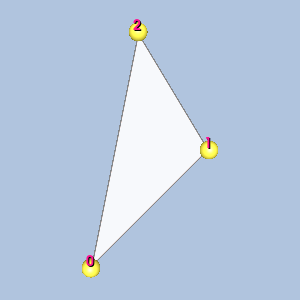

This figure's Python source:
#!/usr/bin/env python

# Render a single triangle linear cell with vertex-ordering labels and
# gold sphere glyphs at the vertices.

# Factory overrides: importing these modules registers the OpenGL rendering
# and interaction style implementations for vtkRenderingCore factory classes.
import vtkmodules.vtkInteractionStyle  # noqa: F401
import vtkmodules.vtkRenderingOpenGL2  # noqa: F401
# VTK pipeline classes used in this example
from vtkmodules.vtkCommonCore import vtkPoints
from vtkmodules.vtkCommonDataModel import (
    vtkTriangle,
    vtkUnstructuredGrid,
)
from vtkmodules.vtkFiltersSources import vtkSphereSource
from vtkmodules.vtkRenderingCore import (
    vtkActor,
    vtkActor2D,
    vtkDataSetMapper,
    vtkGlyph3DMapper,
    vtkProperty,
    vtkRenderWindow,
    vtkRenderWindowInteractor,
    vtkRenderer,
    vtkTextProperty,
)
from vtkmodules.vtkRenderingLabel import vtkLabeledDataMapper

# Colors (normalized RGB)
dark_salmon_rgb = (0.914, 0.588, 0.478)
seashell_rgb = (1.0, 0.961, 0.933)
gold_rgb = (1.0, 0.843, 0.0)
yellow_rgb = (1.0, 1.0, 0.0)
deep_pink_rgb = (1.0, 0.078, 0.576)
background_rgb = (0.690, 0.769, 0.871)

# Cell: Triangle
points = vtkPoints()
points.InsertNextPoint(0, 0, 0)
points.InsertNextPoint(0.5, 0.5, 0)
points.InsertNextPoint(0.2, 1, 0)
cell = vtkTriangle()
for i in range(3):
    cell.GetPointIds().SetId(i, i)

# Unstructured grid
grid = vtkUnstructuredGrid()
grid.SetPoints(points)
grid.InsertNextCell(cell.GetCellType(), cell.GetPointIds())

# Center the cell at the origin
bounds = grid.GetBounds()
pts = grid.GetPoints()
new_pts = vtkPoints()
new_pts.SetNumberOfPoints(pts.GetNumberOfPoints())
for i in range(pts.GetNumberOfPoints()):
    px, py, pz = pts.GetPoint(i)
    new_pts.SetPoint(i, px - (bounds[0] + bounds[1]) / 2.0,
                     py - (bounds[2] + bounds[3]) / 2.0,
                     pz - (bounds[4] + bounds[5]) / 2.0)
grid.SetPoints(new_pts)

# Cell surface property
cell_surface_property = vtkProperty()
cell_surface_property.SetAmbientColor(dark_salmon_rgb)
cell_surface_property.SetDiffuseColor(seashell_rgb)
cell_surface_property.SetSpecularColor(1.0, 1.0, 1.0)
cell_surface_property.SetSpecular(0.5)
cell_surface_property.SetDiffuse(0.7)
cell_surface_property.SetAmbient(0.5)
cell_surface_property.SetSpecularPower(20.0)
cell_surface_property.SetOpacity(0.9)
cell_surface_property.EdgeVisibilityOn()
cell_surface_property.SetLineWidth(3)

mapper = vtkDataSetMapper()
mapper.SetInputData(grid)
actor = vtkActor()
actor.SetMapper(mapper)
actor.SetProperty(cell_surface_property)

# Vertex labels
label_text_property = vtkTextProperty()
label_text_property.BoldOn()
label_text_property.ShadowOn()
label_text_property.SetJustificationToCentered()
label_text_property.SetColor(deep_pink_rgb)
label_text_property.SetFontSize(14)

label_mapper = vtkLabeledDataMapper()
label_mapper.SetInputData(grid)
label_mapper.SetLabelTextProperty(label_text_property)
label_actor = vtkActor2D()
label_actor.SetMapper(label_mapper)

# Vertex glyphs: gold spheres
sphere = vtkSphereSource()
sphere.SetPhiResolution(21)
sphere.SetThetaResolution(21)
sphere.SetRadius(0.04)

glyph_mapper = vtkGlyph3DMapper()
glyph_mapper.SetInputData(grid)
glyph_mapper.SetSourceConnection(sphere.GetOutputPort())
glyph_mapper.ScalingOn()
glyph_mapper.ScalarVisibilityOff()

point_glyph_property = vtkProperty()
point_glyph_property.SetAmbientColor(gold_rgb)
point_glyph_property.SetDiffuseColor(yellow_rgb)
point_glyph_property.SetSpecularColor(1.0, 1.0, 1.0)
point_glyph_property.SetSpecular(0.5)
point_glyph_property.SetDiffuse(0.7)
point_glyph_property.SetAmbient(0.5)
point_glyph_property.SetSpecularPower(20.0)
point_glyph_property.SetOpacity(1.0)

glyph_actor = vtkActor()
glyph_actor.SetMapper(glyph_mapper)
glyph_actor.SetProperty(point_glyph_property)

# Renderer: assemble the scene and configure the camera
renderer = vtkRenderer()
renderer.AddActor(actor)
renderer.AddActor(label_actor)
renderer.AddActor(glyph_actor)
renderer.SetBackground(background_rgb)

# Window
render_window = vtkRenderWindow()
render_window.AddRenderer(renderer)
render_window.SetWindowName("linear cell triangle")
render_window.SetMultiSamples(0)
render_window.SetSize(300, 300)

# Interactor
render_window_interactor = vtkRenderWindowInteractor()
render_window_interactor.SetRenderWindow(render_window)

# Scene: configure the camera
renderer.ResetCamera()

render_window_interactor.Initialize()
render_window_interactor.Start()
